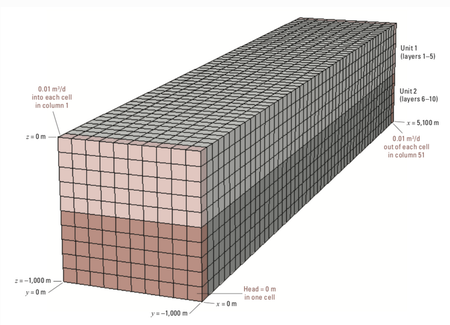
#> input picture 00_MF6/_aux/22_Grid_.PNG, 450 x 325 px, shrunk from 831 x 600 before the run, found by its file name
$ jupyter execute --allow-errors 22a_ex-gwf-whirl_b.ipynb
#> lines starting #> are read from the running program, lines starting #| are printed output that depends on the picture
<font color='blue'> **22_GW_Whirls_p1** </font>

[cell 1]
import flopy ; import matplotlib.pyplot as plt ; import numpy as np; from pathlib import Path  ; import pandas as pd
#> (the rest of this cell did not finish here and is left out)

[cell 2]
length_units = "meters"   ; time_units = "days" ; nper = 1 ;nouter = 50      ;ninner = 100 ;hclose = 0.000000001 ;rclose = 0.000001
nlay = 10      ;nrow = 10 ; ncol = 51    ;delr = 100 ;delc = 100  ;top = 0 ;strt = 0 ;icelltype = 0       ;k11 =1 ; k22 =0.1 ;k33 =1
inflow_rate = 0.01 ;perlen = [1.0] ;nstp = [1] ;tsmult = [1.0]

botm_str = "-100, -200, -300, -400, -500, -600, -700, -800, -900, -1000"  ; angle1_str = "45, 45, 45, 45, 45, -45, -45, -45, -45, -45"
#angle1_str = "90, 90, 90, 90, 90, -90, -90, -90, -90, -90"
#angle1_str = "0, 0, 0, 0, 0, -0, -0, -0, -0, -0"
#angle1_str = "75, 75, 75, 75, 75, -75, -75, -75, -75, -75"
tdis_ds=list(zip(perlen,nstp,tsmult)) ;botm=[float(value)for value in botm_str.split(",")]  ;angle1=[float(value)for value in angle1_str.split(",")]

[cell 3]
def build_models():
    rate       = np.zeros((nlay, nrow, ncol), dtype=float)                          ; rate[:,:,0]=inflow_rate   ; rate[:,:,-1]=-inflow_rate
    wZ, wR, wL = np.where(rate != 0.0)     ;wel_spd=[((k, i, j), rate[k, i, j]) for k,i,j in zip(wZ, wR, wL)]   ; wel_spd={0:wel_spd}
    head_filerecord=f"{sim_name}.hds" ; budget_filerecord=f"{sim_name}.cbc"

    sim = flopy.mf6.MFSimulation (sim_name=sim_name, sim_ws=sim_ws, exe_name="mf6")
    flopy.mf6.ModflowTdis (sim, nper=nper, perioddata=tdis_ds, time_units=time_units)
    flopy.mf6.ModflowIms  (sim,linear_acceleration="bicgstab",outer_maximum=nouter,outer_dvclose=hclose,
                               inner_maximum=ninner,inner_dvclose=hclose,rcloserecord=f"{rclose}strict")
    gwf=flopy.mf6.ModflowGwf (sim,modelname=sim_name,save_flows=True)
    flopy.mf6.ModflowGwfdis  (gwf,length_units=length_units,nlay=nlay,nrow=nrow,ncol=ncol,delr=delr,delc=delc,top=top,botm=botm)
    flopy.mf6.ModflowGwfnpf  (gwf,icelltype=icelltype,  k=k11,  k22=k22,  k33=k33  ,angle1=angle1,   save_specific_discharge=True,xt3doptions=True)
    flopy.mf6.ModflowGwfic   (gwf, strt=strt)
    flopy.mf6.ModflowGwfwel  (gwf,stress_period_data=wel_spd,pname="WEL")
    flopy.mf6.ModflowGwfoc   (gwf,head_filerecord=head_filerecord,budget_filerecord=budget_filerecord,saverecord=[("HEAD","ALL"),("BUDGET","ALL")])
    return sim
def write_models(sim, silent=True):
    sim.write_simulation(silent=silent)
@timed
def run_models(sim, silent=False):     success, buff = sim.run_simulation(silent=silent, report=True)  ; assert success, buff
def scenario(idx, silent=True):
    sim = build_models()
    if write:  write_models(sim, silent=silent)
    if run:  run_models(sim, silent=silent)
#> (the rest of this cell did not finish here and is left out)

#> (a cell that did not finish here is left out)

#> (a cell that did not finish here is left out)

[cell 6]
fig = plt.figure(figsize=(12, 8))
ax = fig.add_subplot(121, aspect="equal" )
image = plt.imread('E:/15_REPOS/00_BETAMI/00_MF6/_aux/22_Grid_.PNG')          ; ax.imshow(image) ; ax.axis('off')
#> further down, image is the input picture: shape (325, 450, 4) float32; mean R, G, B, A 0.808, 0.79, 0.78, 1
ax = fig.add_subplot(122, aspect="equal" )
image = plt.imread('E:/15_REPOS/00_BETAMI/00_MF6/_aux/22b_Grid_.PNG')          ; ax.imshow(image) ; ax.axis('off') ; plt.show()
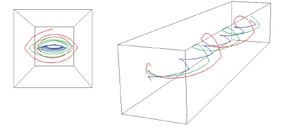
#> input picture 00_MF6/_aux/22b_Grid_.PNG, 285 x 127 px, shrunk from 527 x 234 before the run, found by its file name
#> further down, image is the input picture: shape (127, 285, 4) float32; mean R, G, B, A 0.98, 0.979, 0.978, 1
#> after `image = plt.imread('E:/15_REPOS/00_BETAMI/00_MF6/_aux/22b_Grid_.PNG')`:
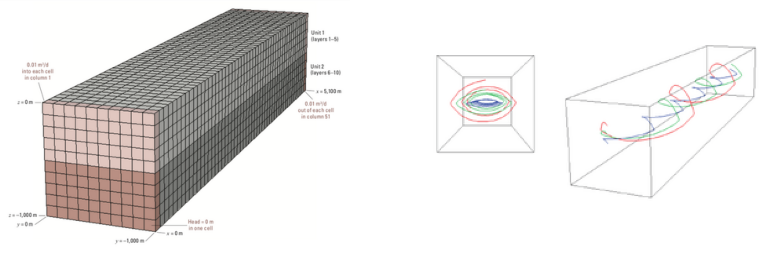
#> figure drawn by matplotlib, 2 panels

[cell 7]
fig = plt.figure(figsize=(12, 6))
ax = fig.add_subplot(111, aspect="equal" ); ax.set_title("K11 | 0.1 K12 ANGLE 1,2=45º            ...   1:1000 Z + ANGLE 3 = 75°")
image = plt.imread('E:/15_REPOS/00_BETAMI/00_MF6/_aux/22c_Grid_.PNG')          ; ax.imshow(image) ; ax.axis('off')
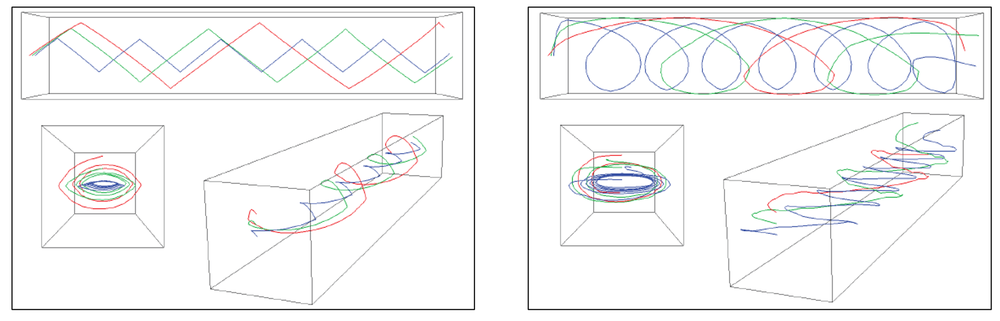
#> input picture 00_MF6/_aux/22c_Grid_.PNG, 1000 x 321 px, shrunk from 1848 x 593 before the run, found by its file name
#> further down, image is the input picture: shape (321, 1000, 4) float32; mean R, G, B, A 0.963, 0.964, 0.964, 1

[cell 8]
botmB = pd.DataFrame(botm) ; angle1B = pd.DataFrame(angle1) ; df = pd.concat([botmB[:], angle1B[:]], axis=1);
df.columns=['Z_layers', 'HANI_angle1_XY']; df.tail()

[cell 9]
rate = np.zeros((nlay,nrow,ncol),dtype = float)  ;rate[:,:,0]=inflow_rate    ; rate[:,:,-1] = -inflow_rate   ;wellay,welrow,welcol = np.where(rate!=0.0)
#> (the rest of this cell did not finish here and is left out)

[cell 10]
fig = plt.figure(figsize=(12, 8))
ax = fig.add_subplot(111, aspect="equal" )
image = plt.imread('E:/15_REPOS/00_BETAMI/00_MF6/_aux/22d_Grid_.PNG')          ; ax.imshow(image) ; ax.axis('off')
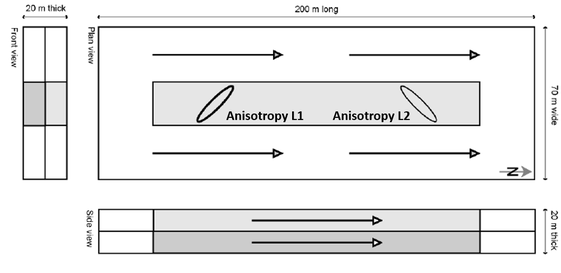
#> input picture 00_MF6/_aux/22d_Grid_.PNG, 561 x 273 px, shrunk from 1037 x 505 before the run, found by its file name
#> further down, image is the input picture: shape (273, 561, 3) float32; min 0, max 1, mean 0.92
